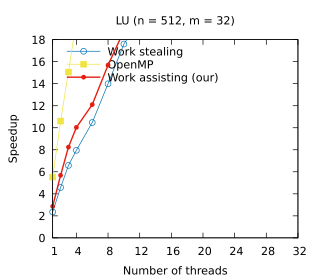

Source code (gnuplot):
set title "LU (n = 512, m = 32)"
set terminal pdf size 3.2,2.8
set output "./results/LU_n___512,_m___32.pdf"
set key on
set key top left Left reverse
set xrange [1:32]
set xtics (1, 4, 8, 12, 16, 20, 24, 28, 32)
set xlabel "Number of threads"
set yrange [0:18]
set ylabel "Speedup"
plot './results/LU_n___512,_m___32.dat' using 1:2 title "Work stealing" ls 6 lw 1 pointsize 0.7 with linespoints, \
  './results/LU_n___512,_m___32.dat' using 1:3 title "OpenMP" ls 5 lw 1 pointsize 0.7 with linespoints, \
  './results/LU_n___512,_m___32.dat' using 1:4 title "Work assisting (our)" ls 7 lw 2 pointsize 0.4 with linespoints
